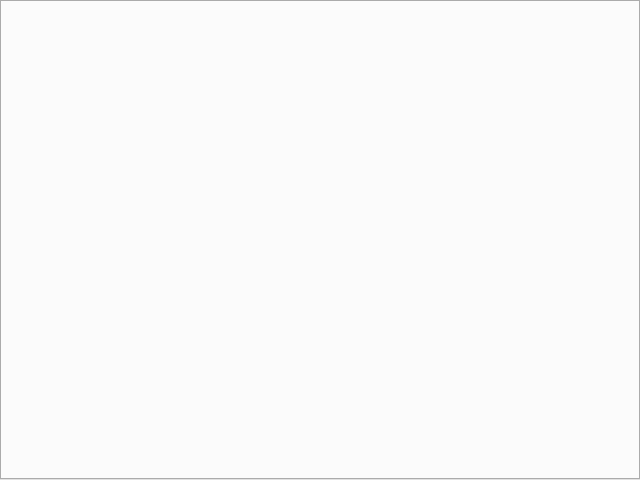
<?xml version="1.0" encoding="UTF-8"?>
<ui version="4.0">
 <class>TabWidgetHost</class>
 <widget class="QTabWidget" name="TabWidgetHost">
  <property name="geometry">
   <rect>
    <x>0</x>
    <y>0</y>
    <width>640</width>
    <height>480</height>
   </rect>
  </property>
  <property name="windowTitle">
   <string>QTabWidget</string>
  </property>
  <property name="toolTip">
   <string>QTabWidget host</string>
  </property>
 </widget>
 <resources/>
 <connections/>
</ui>
